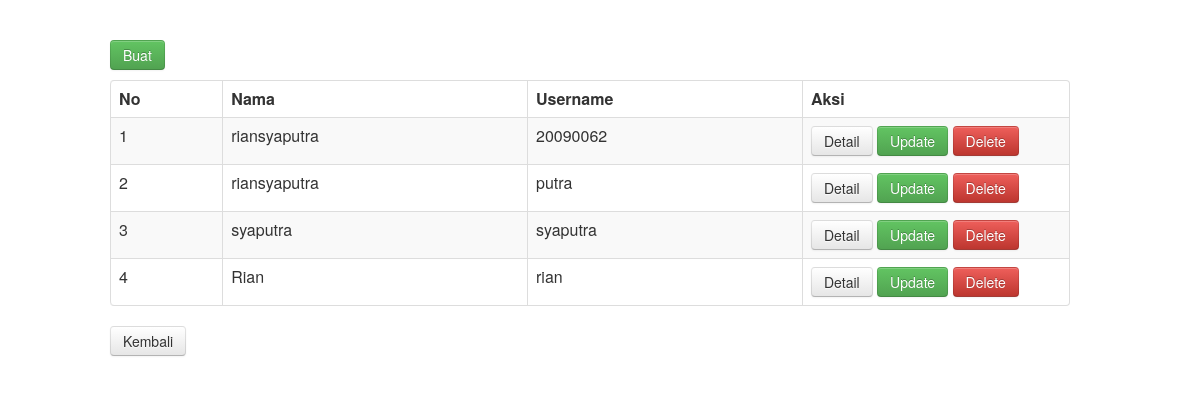
Page /halaman_user.php on the committed database.
### tables this page shows
CREATE TABLE `user` (
  `id` int(11) NOT NULL,
  `nama` varchar(2555) NOT NULL,
  `username` varchar(255) NOT NULL,
  `password` varchar(255) NOT NULL,
  `level` varchar(20) NOT NULL
);

### halaman_user.php (the view, shortened to what this page needs)
<?php
include ("koneksi.php");
$result = mysqli_query($koneksi, "SELECT * FROM user WHERE level = 'client' ORDER BY id DESC");
$total = mysqli_query($koneksi, "SELECT * FROM  user WHERE level = 'client'");
$coba = mysqli_num_rows($total);
?>
<html>
<head>
    <link href="css/bootstrap.min.css" rel="stylesheet">
</head>
<body>
	<div class="container">
		<div class="row">
	</div>
	<div class="row">
		<p>
			<a href ="add_user.php" button class="btn btn-success">Buat</button></a>
		</p>
		<table class="table table-striped table-bordered">
			<thead>
				<tr>
					<th>No</th>
					<th>Nama</th>
					<th>Username</th>
					<th>Aksi</th>
				</tr>
			</thead>
			<tbody>
				<?php
				$i = 1;
				while($i <= $coba){
					while($user_data = mysqli_fetch_array($result)) {
						echo "<tr>";
							echo "<td>".$i."</td>";
							echo "<td>".$user_data['nama']."</td>";
							echo "<td>".$user_data['username']."</td>";
							echo '<td width=250>';
							echo '<a class="btn" href="detail_user.php?id='.$user_data['id'].'">Detail</a>';
							echo '<a class="btn btn-success" href="edit_user.php?id='.$user_data['id'].'">Update</a>';
							echo '<a class="btn btn-danger" href="delete_user.php?id='.$user_data['id'].'">Delete</a>';
							echo '</td>';
						echo "</tr>";
						$i++;
					}
				}
				?>
			</tbody>
		</table>
        <p>
            <a href ="index.php" button class="btn btn-secondary">Kembali</button></a>
        </p>
	</div>
</body>
</html>

### rows in the picture
user: nama "riansyaputra", username "20090062"
user: nama "riansyaputra", username "putra"
user: nama "syaputra", username "syaputra"
user: nama "Rian", username "rian"
